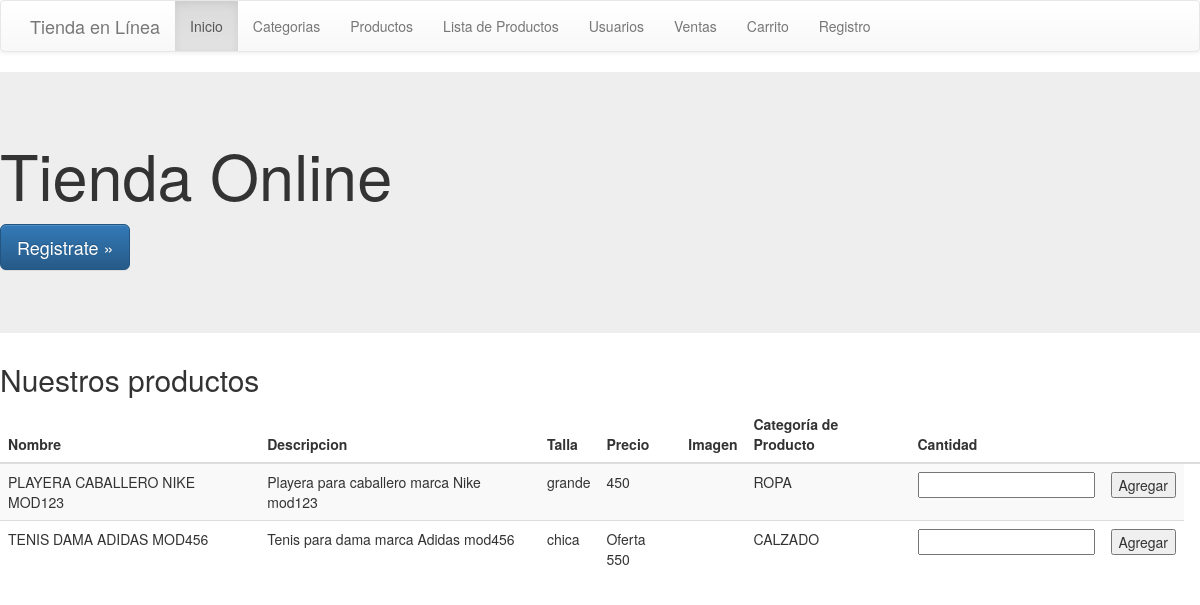
The page / on the database its author committed.
### tables this page shows
CREATE TABLE `product` ( 
	`product_id` Int( 11 ) AUTO_INCREMENT NOT NULL,
	`prod_name` VarChar( 50 ) NOT NULL,
	`prod_description` VarChar( 144 ) NULL,
	`prod_size` VarChar( 50 ) NULL,
	`prod_price` Float( 12, 0 ) NOT NULL DEFAULT '0',
	`prod_offerPrice` Float( 12, 0 ) NOT NULL DEFAULT '0',
	`prod_stock` Int( 11 ) NOT NULL DEFAULT '0',
	`prod_category_id` Int( 11 ) NOT NULL,
	`prod_imgName` VarChar( 255 ) NOT NULL,
	PRIMARY KEY ( `product_id` ) )
CHARACTER SET = utf8
COLLATE = utf8_general_ci;

CREATE TABLE `category` ( 
	`category_id` Int( 11 ) AUTO_INCREMENT NOT NULL,
	`cate_name` VarChar( 50 ) NOT NULL,
	`cate_description` VarChar( 144 ) NULL,
	PRIMARY KEY ( `category_id` ) )
CHARACTER SET = utf8
COLLATE = utf8_general_ci;

### product/product.model.php (called while the page is built, shortened)
<?php
class ProductModel
{
	private $pdo;
	public function __CONSTRUCT()
	{
		try
		{
			$this->pdo = new PDO('mysql:host=localhost;dbname=ecommerce', 'root', '');
			$this->pdo->setAttribute(PDO::ATTR_ERRMODE, PDO::ERRMODE_EXCEPTION);
		}
		catch(Exception $e)
		{
			die($e->getMessage());
		}
	}
	public function Listar()
	{
		try
		{
			$result = array();
			$stm = $this->pdo->prepare("SELECT * FROM product");
			$stm->execute();
			foreach($stm->fetchAll(PDO::FETCH_OBJ) as $r)
			{
				$prod = new Product();
				$prod->__SET('product_id', $r->product_id);
				$prod->__SET('prod_name', $r->prod_name);
				$prod->__SET('prod_description', $r->prod_description);
                                $prod->__SET('prod_size', $r->prod_size);
                                $prod->__SET('prod_price', $r->prod_price);
                                $prod->__SET('prod_offerPrice', $r->prod_offerPrice);
                                $prod->__SET('prod_stock', $r->prod_stock);
                                $prod->__SET('prod_imgName', $r->prod_imgName);
                                $prod->__SET('prod_category_id', $r->prod_category_id);
				$result[] = $prod;
			}
			return $result;
		}
		catch(Exception $e)
		{
			die($e->getMessage());
		}
	}
}

### product/product.entidad.php (called while the page is built, shortened)
<?php
class Product
{
	public function __GET($k){ return $this->$k; }
	public function __SET($k, $v){ return $this->$k = $v; }
}

### category/category.model.php (called while the page is built, shortened)
<?php
class CategoryModel
{
	private $pdo;
	public function __CONSTRUCT()
	{
		try
		{
			$this->pdo = new PDO('mysql:host=localhost;dbname=ecommerce', 'root', '');
			$this->pdo->setAttribute(PDO::ATTR_ERRMODE, PDO::ERRMODE_EXCEPTION);
		}
		catch(Exception $e)
		{
			die($e->getMessage());
		}
	}
	public function Obtener($id)
	{
		try
		{
			$stm = $this->pdo
			          ->prepare("SELECT * FROM category WHERE category_id = ?");
			$stm->execute(array($id));
			$r = $stm->fetch(PDO::FETCH_OBJ);
			$cate = new Category();
			$cate->__SET('category_id', $r->category_id);
			$cate->__SET('cate_name', $r->cate_name);
			$cate->__SET('cate_description', $r->cate_description);
			return $cate;
		} catch (Exception $e)
		{
			die($e->getMessage());
		}
	}
}

### category/category.entidad.php (called while the page is built, shortened)
<?php
class Category
{
	public function __GET($k){ return $this->$k; }
	public function __SET($k, $v){ return $this->$k = $v; }
}

### index.php (the view, shortened to what this page needs)
<?php
require_once './product/product.entidad.php';
require_once './product/product.model.php';
require_once './category/category.entidad.php';
require_once './category/category.model.php';
$prod_model = new ProductModel();
$cate_model = new CategoryModel();
?>
<!DOCTYPE html>
<html>
    <head>
        <link rel="stylesheet" href="http://yui.yahooapis.com/pure/0.5.0/pure-min.css">
        <link href="https://maxcdn.bootstrapcdn.com/bootstrap/3.3.6/css/bootstrap.min.css" rel="stylesheet">
        <link rel="stylesheet" href="https://maxcdn.bootstrapcdn.com/bootstrap/3.3.6/css/bootstrap-theme.min.css">
    </head>
    <body>
        <nav class="navbar navbar-default" rol="navegation">
        <div class="container">
            <div class="navbar-header">
                <a class="navbar-brand" href="index.php">Tienda en Línea</a>
            </div>
            <div class="collapse navbar-collapse" id="navbar">
                <ul class="nav navbar-nav">
                    <li class="active">
                        <a href="index.php">Inicio</a>
                    </li>
                    <li>
                        <a href="category/index.php">Categorias</a>
                    </li>
                    <li>
                        <a href="product/index.php">Productos</a>
                    </li>
                    <li>
                        <a href="productsList/index.php">Lista de Productos</a>
                    </li>
                    <li>
                        <a href="people/index.php">Usuarios</a>
                    </li>
                    <li>
                        <a href="sale/index.php">Ventas</a>
                    </li>
                    <li>
                        <a href="carrito.php">Carrito</a>
                    </li>
                    <li>
                        <a href="registro.php">Registro</a>
                    </li>
                </ul>
            </div>
        </div>
    </nav>
    <div class="jumbotron">
        <h1>Tienda Online</h1>
        <p><a href="registro.php" class="btn btn-primary btn-lg">Registrate &raquo;</a></p>
    </div>
        <p>
        <h2>Nuestros productos</h2>
        </p>
        <table class="table table-striped pure-table-horizontal">
            <thead>
                <tr>
                    <th style="text-align:left;">Nombre</th>
                    <th style="text-align:left;">Descripcion</th>
                    <th style="text-align:left;">Talla</th>
                    <th style="text-align:left;">Precio</th>
                    <th style="text-align:left;">Imagen</th>
                    <th style="text-align:left;">Categoría de Producto</th>
                    <th style="text-align:left;">Cantidad</th>
                    <th></th>
                    <th></th>
                </tr>
            </thead>
            <?php foreach($prod_model->Listar() as $r):
                if ($r->__GET('prod_stock') > 0) {
            ?>
                <tr>
                    <form action="agregarCarrito.php" method="GET">
                    <td><?php echo $r->__GET('prod_name'); ?></td>
                    <td><?php echo $r->__GET('prod_description'); ?></td>
                    <td><?php echo $r->__GET('prod_size'); ?></td>
                    <?php
                        if ($r->__GET('prod_offerPrice') > 0 && $r->__GET('prod_offerPrice') < $r->__GET('prod_price')) {
                    ?>
                    <td>Oferta <?php echo $r->__GET('prod_offerPrice'); ?></td>
                        <?php } else { ?>
                    <td><?php echo $r->__GET('prod_price'); ?></td>
                        <?php } ?>
                    <td><?php echo $r->__GET('prod_imgName'); ?></td>
                    <td><?php echo $cate_model->Obtener($r->__GET('prod_category_id'))->__GET('cate_name');  ?> </td>
                    <td><input type="number" name="quantity"></td>
                    <td><input type="submit" value="Agregar" /></td>
                    </form>
                </tr>
            <?php
                }
            endforeach; ?>
        </table>
    </body>
</html>

### rows shown on the page
product: __GET "PLAYERA CABALLERO NIKE MOD123", __GET "Playera para caballero marca Nike mod123", __GET "grande", __GET "450", prod_category.cate_name "ROPA"
product: __GET "TENIS DAMA ADIDAS MOD456", __GET "Tenis para dama marca Adidas mod456", __GET "chica", __GET "550", prod_category.cate_name "CALZADO"
